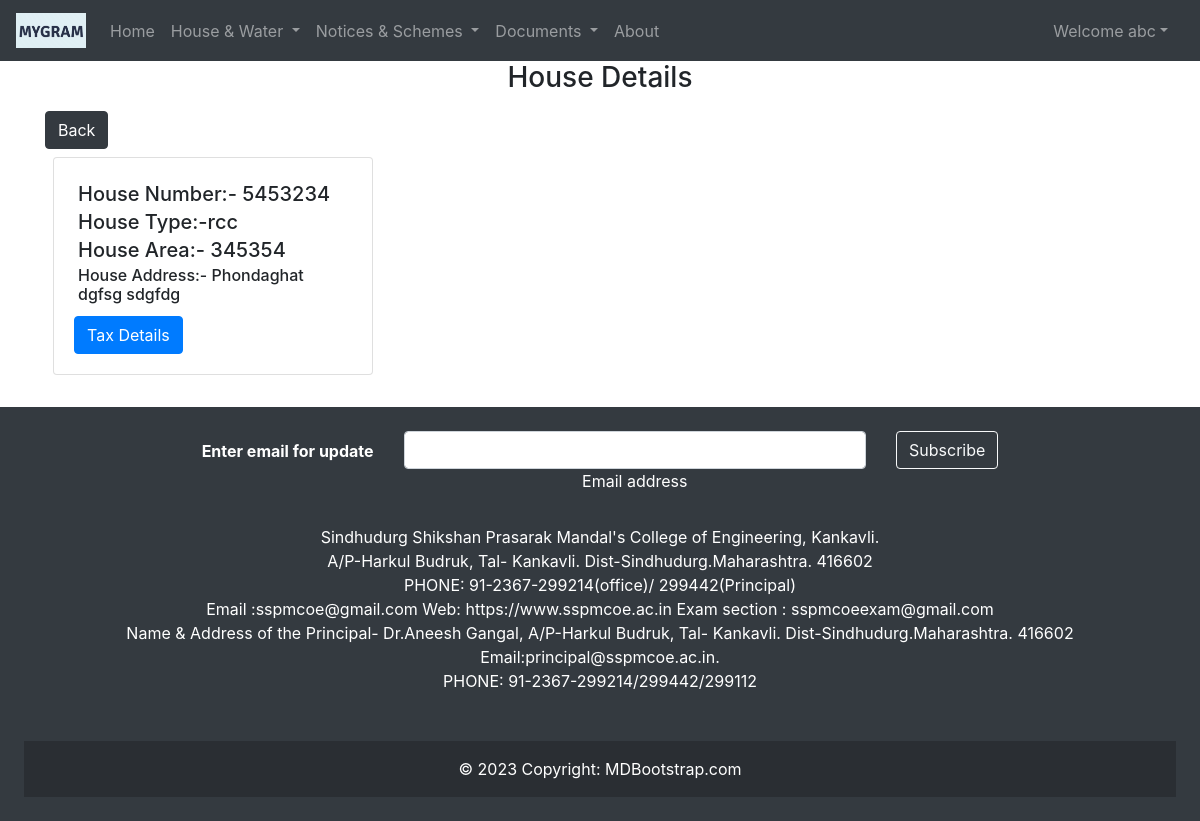
The page /houseDetails/ (signed in) on the database as committed earlier.
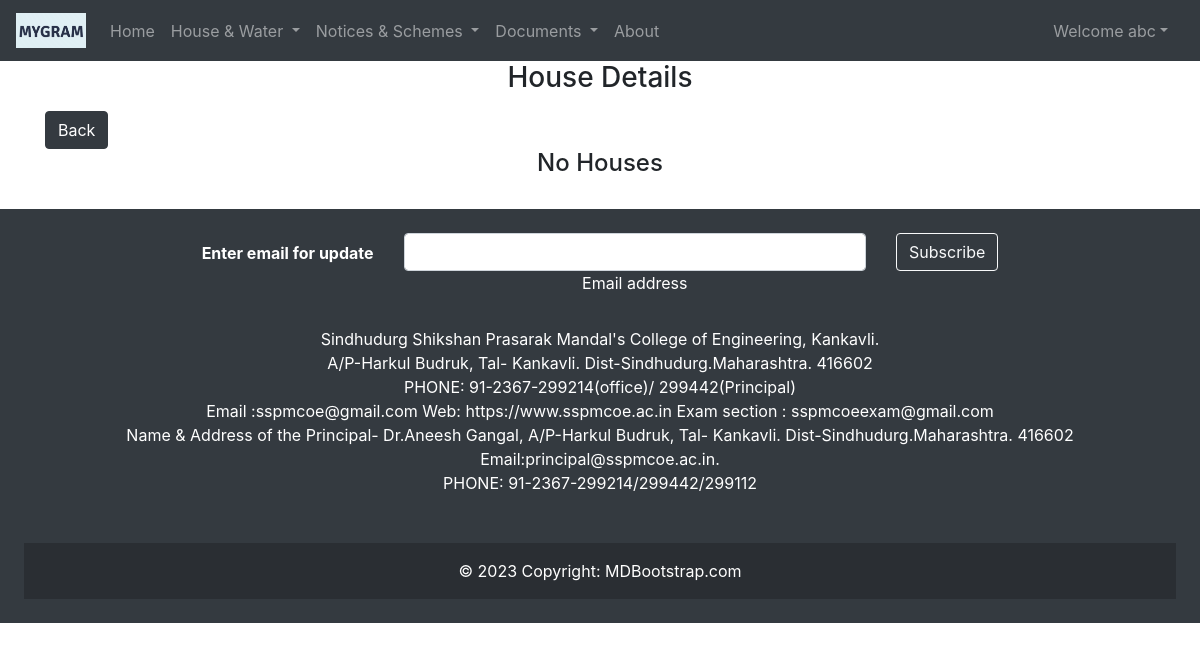
The same page on the database as committed later.
### gramapp/models.py (models this page shows)
class Houses(models.Model):
    houseid = models.IntegerField(primary_key=True)
    houseno = models.IntegerField(unique=True)
    gram = models.ForeignKey("Grampanchayat", on_delete=models.CASCADE)
    region = models.CharField(max_length=20)
    subregion = models.CharField(max_length=20)
    housetype = models.CharField(max_length=20)
    housearea = models.IntegerField()
    ownername = models.ForeignKey("FamilyHead", on_delete=models.CASCADE)

class Grampanchayat(models.Model):
    gramid = models.IntegerField(primary_key=True)
    gramname = models.CharField(max_length=50, unique=True)
    gramaddress = models.TextField(max_length=100)
    gramemail = models.EmailField()
    gramcontact = models.CharField(max_length=10)
    def __str__(self):
        return self.gramname

### gramapp/views.py (the view)
# urls.py: path('houseDetails/', views.houseDetails, name='houseDetails'),
def houseDetails(request):
    current_user = request.user
    familyhead = FamilyHead.objects.get(user=current_user)
    houses = Houses.objects.all().filter(ownername=familyhead)
    context = {'houses': houses}
    return render(request, 'gramapp/viewHouseDetails.html', context)

### templates/gramapp/viewHouseDetails.html (shortened to what this page needs)
{% extends 'gramapp/base1.html' %}
{% block body %}
<h3 style="text-align:center;">House Details</h3>
<div class="container">
    <a href="{% url 'home1' %}" class="btn btn-dark mt-2">Back</a><br>
    <div class="row justify-content-center">
        {% if houses %}
    {% for house in houses %}
        <div class="col md-6">
            <div class="card m-2" style="width: 20rem;">
                <div class="card-body">
                    <h5 class="card-title m-1">House Number:- {{house.houseno}} </h5>
                    <h5 class="card-text m-1">House Type:-{{house.housetype}}</h5>
                    <h5 class="card-subtitle m-1">House Area:- {{house.housearea}}</h5>
                    <h6 class="card-subtitle m-1">House Address:- {{house.gram}} {{house.region}} {{house.subregion}}</h6>
                    <a href="{% url 'viewhousetax' house.pk %}" class="btn btn-primary mt-2">Tax Details</a>
                </div>
            </div>
        </div>
    {% endfor %}
{% else %}
 <h4>No Houses</h4>
{% endif %}
    </div>
</div>
{% endblock body %}

Rows that differ between the two databases and show on the page:
removed Houses: houseno "5453234", housetype "rcc", housearea "345354", gram "Phondaghat", region "dgfsg", subregion "sdgfdg"
Other text that changed with them:
text now shown: "No Houses"
